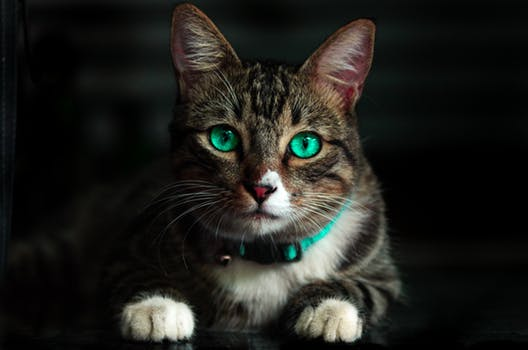
#> input picture cat.jpeg, 528 x 350 px
$ python pixel_get_and_set.py --image cat.jpeg
#> lines starting #> are read from the running program, lines starting #| are printed output that depends on the picture; after the words box and inside, x2 and y2 are one past the last pixel; in counts of white or black regions, pixels touching at a corner belong together
import argparse   # to pass the argument
import cv2   # to import the openCV library

# fetching the arguments and save in dictionary
ap = argparse.ArgumentParser()
ap.add_argument("-i", "--image", required = True, help = "Enter path to the image")
args = vars(ap.parse_args())

# loading and converting the image into numpy array
# printing the corresponding values
image = cv2.imread(args["image"])      # to read the image
#> image is the input picture: shape (350, 528, 3); mean B, G, R 27.8, 31.9, 31.8

# grab the pixel at (0,0) of the image and print the color values
(b,g,r) = image[0,0]
#> b = 16; g = 15; r = 11
print("pixel at (0,0)- Red: {} , Green: {} , Blue: {}".format(r,g,b))
#| pixel at (0,0)- Red: 11 , Green: 15 , Blue: 16

image[0,0] = (0,0,255)
#> image: shape (350, 528, 3); under 0.01% of pixels changed, all inside (x1, y1, x2, y2) = (0, 0, 1, 1)
(b,g,r) = image[0,0]
#> b = 0; g = 0; r = 255
print("pixel at (0,0)- Red: {} , Green: {} , Blue: {}".format(r,g,b))
#| pixel at (0,0)- Red: 255 , Green: 0 , Blue: 0


#grap the region and show in the cv2 window
corner = image[0:100, 0:100]     # to specify the corner
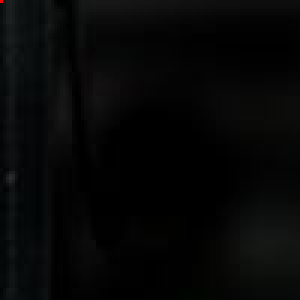
#> corner: shape (100, 100, 3) (shown 3 times larger); mean B, G, R 6.6, 6.7, 6

# load image into cv2 window
# wait for key press
# write image into another format

# cv2.imshow("Image Title", image)     # to show the image
# cv2.waitKey(0)     # wait until any key press from keyboard


# change color of the area of image
image[0:100, 0:100] = (0,255,0)     # to specify the corner
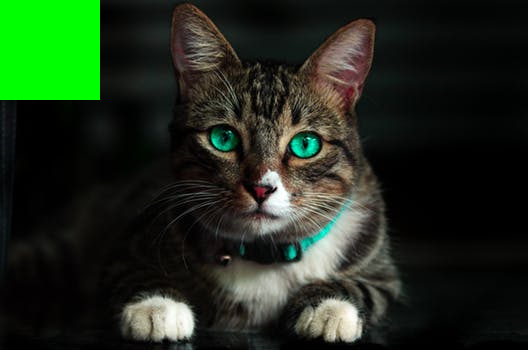
#> image: shape (350, 528, 3); mean B, G, R 27.4, 45.3, 31.5
cv2.imshow("color of area changed", image)
cv2.waitKey(0)

$ run again, on presidents.jpg
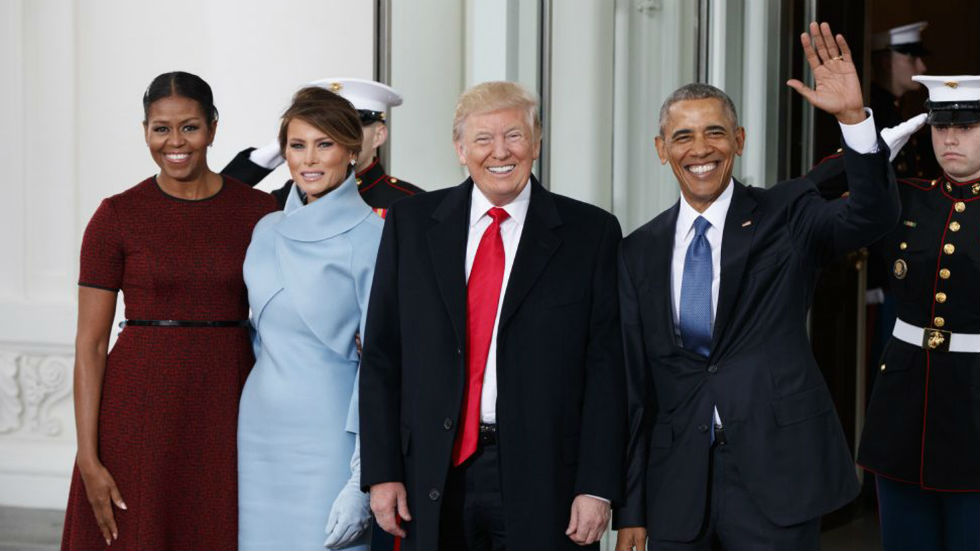
#> input picture presidents.jpg, 980 x 551 px
#> image is the input picture: shape (551, 980, 3); mean B, G, R 93.3, 90.8, 96.3
#> `(b,g,r) = image[0,0]`: b = 202
#| pixel at (0,0)- Red: 202 , Green: 202 , Blue: 202
#> `(b,g,r) = image[0,0]`: b = 0; r = 255
#| pixel at (0,0)- Red: 255 , Green: 0 , Blue: 0
#> `corner = image[0:100, 0:100]`:
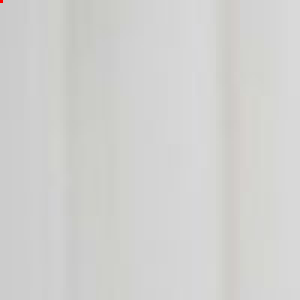
#> corner: shape (100, 100, 3) (shown 3 times larger); mean B, G, R 207.3, 209.1, 209
#> `image[0:100, 0:100] = (0,255,0)`:
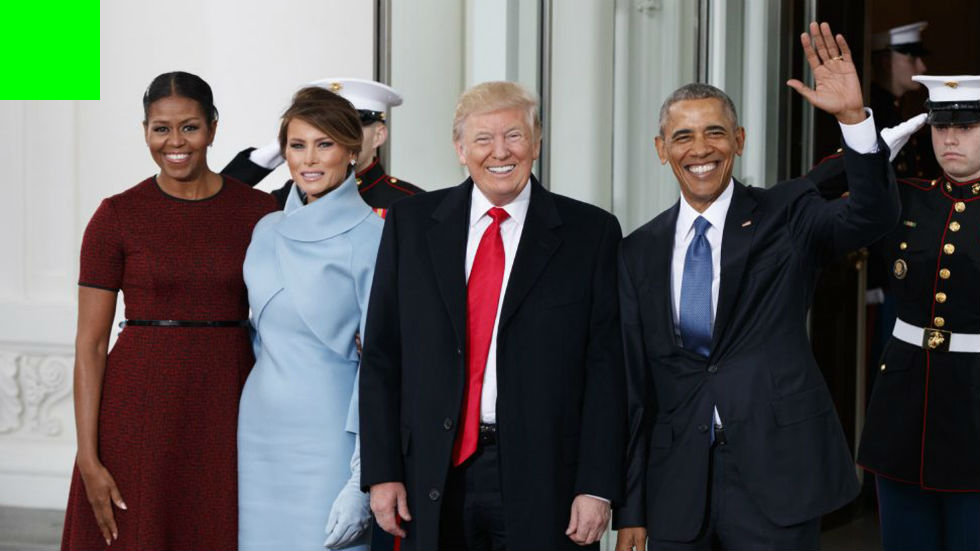
#> image: shape (551, 980, 3); mean B, G, R 89.4, 91.7, 92.4
